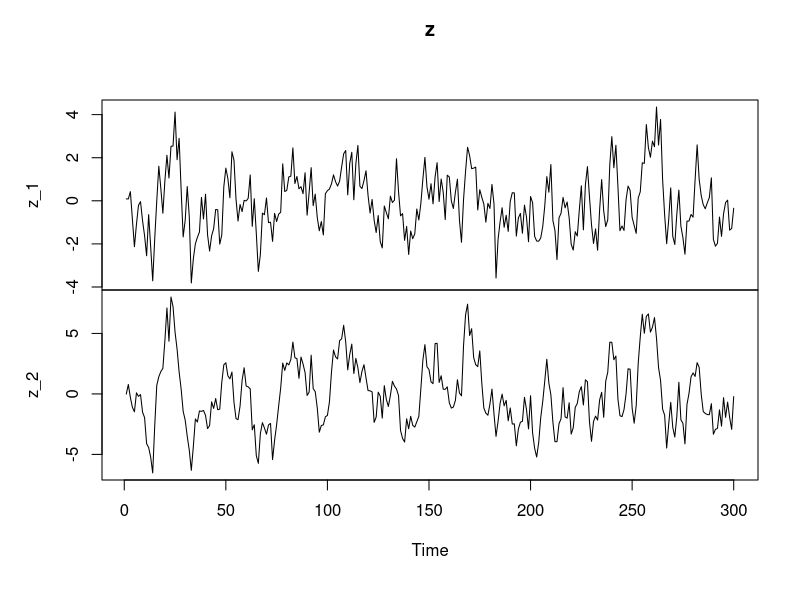

Reproduce this figure in R.
# Exercise Sheet 2, Task 1
# Computing the (lagged) covariance matrices based on Example 2.6,
# simulating a trajectory and estimating sample moments

# First define parameters/coefficients:
Phi <- matrix(data = c(0.2, -0.6, 0.3, 1.1), byrow = FALSE, nrow = 2) # VAR coefficients
Sigma_a <- matrix(data = c(1, 0.8, 0.8, 2.0), byrow = FALSE, nrow = 2) # innovations' covariances
k <- 2 # dimension of z

### a) + b): Covariance and Correlation Matrices
#------------------------------
# compute Kronecker product of phi
Phi_kron <- kronecker(X = Phi, Y = Phi) # kronecker product
Phi %x% Phi # alternative command
dim(Phi_kron) # turns out it's k² in every dimension :)

# Going for the covariance matrix Gamma_0
Ident <- diag(k^2) # identity matrix with the same dimensions as Phi_kron
Gamma0.vec <- solve(Ident - Phi_kron) %*% as.vector(Sigma_a) # as.vector works like the "vec" operator
Gamma0.mat <- matrix(data = Gamma0.vec, nrow = 2, byrow = FALSE)
Gamma0.mat

# Proceeding to Gamma_1
Gamma1.mat <- Phi %*% Gamma0.mat
Gamma1.mat

# compute further (lagged) cross-covariance-functions
library(expm) # to compute phi^(p) neatly
ccovf.list <- list() # preparing the variables to store the matrices into: covariance
ccorf.list <- list() # """ : correlation
D.inv <- solve(sqrt(Gamma0.mat * diag(k))) # obtaining standard deviations for the single variables (parts of z) and putting them in a diagonal matrix
for (i in 1:10){
  ccovf.list[[i]] <- Phi%^%i %*% Gamma0.mat
  ccorf.list[[i]] <- D.inv %*% ccovf.list[[i]] %*% D.inv
}
ccovf.list # cross lagged covariances
ccorf.list # cross lagged correlations

Rho0.mat <- D.inv %*% Gamma0.mat %*% D.inv
#------------------------------

### c) + d): Simulating a Trajectory
#------------------------------
# i) Set sample size and further coefficients
T <- 300
# ii) The Basis: Innovations
library(MASS)
set.seed(2^9-1) # for replication: the 'random' numbers drawn up from this point will always be the same (given you use the same command to draw them....)
a <- mvrnorm(n = T, mu = c(0,0), Sigma = Sigma_a)
# iii) Writing a function to generate 'z' realisations from 'a' using Phi
var1gen <- function(coef.mat, z.lag, innovation){
  z.current <- coef.mat %*% z.lag + innovation # z_(t) = phi * z_(t-1) + a_(t)
  return(z.current)
}
# iv) Prepare variable for 'z'
z <- ts(data = matrix(data = NA, nrow = (T), ncol = k)
        ,start = 1, names = c("z_1", "z_2"))
# v) Set starting values for z (at mean + innovation)
z[1,] <- c(0,0) + a[1,]
head(z) # making sure it did work
# vi) Generate z repeatedly and store it
for (i in 2:(T)){
  z[i,] <- var1gen(coef.mat = Phi, z.lag = z[(i-1),], innovation = a[i,])
}
# Note that it is generally advised to discard the first few observations to eliminate the influence of the arbitrary starting point!
# In our case we skipped this step to keep things short and clear.

# The ordinary 'plot' command works because 'z' is already a 'ts'-class object (among other classes) and NOT a data frame!
plot(z)
#------------------------------

### Part 3: Estimate Sample Moments from Simulated Data
#------------------------------
# i) demeaning the multivariate time series first: (if you are puzzled, please have another look at the slides)
mu <- colMeans(z)
# Method 1: iteration
#z.demeaned <- t(apply(X = z, MARGIN = c(1), FUN = function(x) x - mu)) # iterating over the rows and subtracting the mean vector everytime
# Method 2: subsetting
z.demeaned <- cbind(z[,1]-mu[1], z[,2]-mu[2]) # subtracting the column means from each column individually and combining the columns afterwards

# ii) estimate Gamma_0 (showing the normalisation step -- people had questions about it regarding the Ljung-Box test)
Gamma0.hat <- t(z.demeaned) %*% z.demeaned / (T-1) # sample covariance with correction for degrees of freedom (we've demeaned the series!)
# please also note that now the first entry is transposed! (z.demeaned is a data matrix and not a random vector anymore!)
standardisation <- matrix(data = c(Gamma0.hat[1,1], # just another way to program it, maybe it is more visible what's inside D.inv %*% D.inv now
                                sqrt( Gamma0.hat[1,1] * Gamma0.hat[2,2]),
                                sqrt(Gamma0.hat[2,2] * Gamma0.hat[1,1]),
                                Gamma0.hat[2,2]),
                       nrow = 2, byrow = FALSE) 
Rho0.hat <- Gamma0.hat / standardisation
Rho0.hat # quite comparable to what is expected (population equivalent is in slides)

# comparing population moments with sample moments:
mu - c(0,0)
Gamma0.hat - Gamma0.mat
Rho0.hat - Rho0.mat
# What's the best way to reduce the gap? What influence does Sigma_a have?

# for the lazy ones:
cov(z.demeaned)
cor(z.demeaned)
#------------------------------
